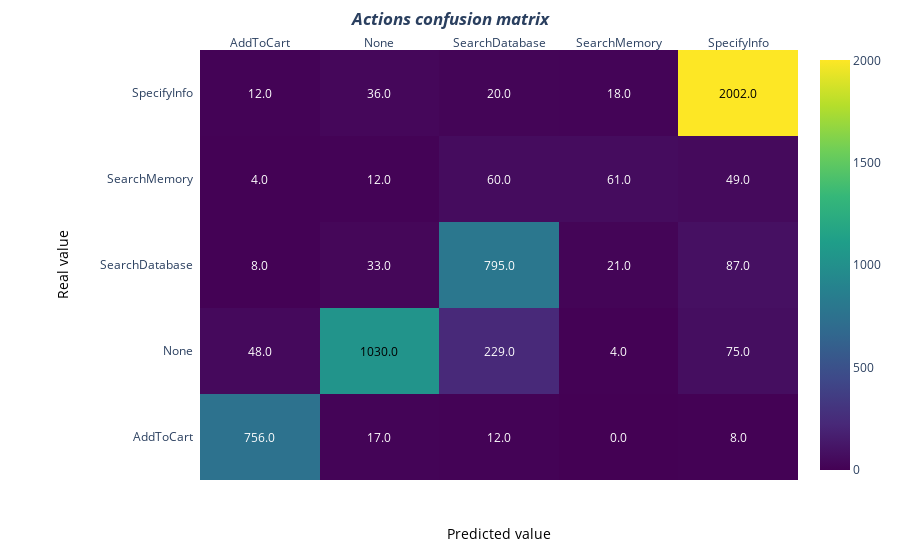

Notebook cell for this chart:
### Code cell
# Confusion matrix
znp = np.array(df_test_validation.confusion_matrix[0])
print("original:")
print(znp)
z = znp.transpose()
print("transpose:")
print(z)
x = ['AddToCart', 'None', 'SearchDatabase', 'SearchMemory', 'SpecifyInfo']
y = ['AddToCart', 'None', 'SearchDatabase', 'SearchMemory', 'SpecifyInfo']
     
# change each element of z to type string for annotations
z_text = [[str(y) for y in x] for x in z]
     
# set up figure 
fig = ff.create_annotated_heatmap(z, x=x, y=y, annotation_text=z_text, colorscale='Viridis')

# add title
fig.update_layout(title_text='<i><b>Actions confusion matrix</b></i>',title_x=0.5
                  #xaxis = dict(title='x'),
                  #yaxis = dict(title='x')
                 )

# add custom xaxis title
fig.add_annotation(dict(font=dict(color="black",size=14),
                        x=0.5,
                        y=-0.15,
                        showarrow=False,
                        text="Predicted value",
                        xref="paper",
                        yref="paper"))

# add custom yaxis title
fig.add_annotation(dict(font=dict(color="black",size=14),
                        x=-0.25,
                        y=0.5,
                        showarrow=False,
                        text="Real value",
                        textangle=-90,
                        xref="paper",
                        yref="paper"))

# adjust margins to make room for yaxis title
fig.update_layout(margin=dict(t=50, l=200))

# add colorbar
fig['data'][0]['showscale'] = True
fig.show()
# fig.write_image("plots/action_confusion_matrix.png")

### Figure 1 — Plotly figure (JSON) as saved in the notebook; plotly's stock layout.template omitted (floating-point values rounded to 4 significant figures)
{"data": [{"colorscale": [[0, "#440154"], [0.1111, "#482878"], [0.2222, "#3e4989"], [0.3333, "#31688e"], [0.4444, "#26828e"], [0.5556, "#1f9e89"], [0.6667, "#35b779"], [0.7778, "#6ece58"], [0.8889, "#b5de2b"], [1, "#fde725"]], "reversescale": false, "showscale": true, "type": "heatmap", "x": ["AddToCart", "None", "SearchDatabase", "SearchMemory", "SpecifyInfo"], "y": ["AddToCart", "None", "SearchDatabase", "SearchMemory", "SpecifyInfo"], "z": [[756, 17, 12, 0, 8], [48, 1030, 229, 4, 75], [8, 33, 795, 21, 87], [4, 12, 60, 61, 49], [12, 36, 20, 18, 2002]]}], "layout": {"annotations": [{"font": {"color": "#FFFFFF"}, "showarrow": false, "text": "756.0", "x": "AddToCart", "xref": "x", "y": "AddToCart", "yref": "y"}, {"font": {"color": "#FFFFFF"}, "showarrow": false, "text": "17.0", "x": "None", "xref": "x", "y": "AddToCart", "yref": "y"}, {"font": {"color": "#FFFFFF"}, "showarrow": false, "text": "12.0", "x": "SearchDatabase", "xref": "x", "y": "AddToCart", "yref": "y"}, {"font": {"color": "#FFFFFF"}, "showarrow": false, "text": "0.0", "x": "SearchMemory", "xref": "x", "y": "AddToCart", "yref": "y"}, {"font": {"color": "#FFFFFF"}, "showarrow": false, "text": "8.0", "x": "SpecifyInfo", "xref": "x", "y": "AddToCart", "yref": "y"}, {"font": {"color": "#FFFFFF"}, "showarrow": false, "text": "48.0", "x": "AddToCart", "xref": "x", "y": "None", "yref": "y"}, {"font": {"color": "#000000"}, "showarrow": false, "text": "1030.0", "x": "None", "xref": "x", "y": "None", "yref": "y"}, {"font": {"color": "#FFFFFF"}, "showarrow": false, "text": "229.0", "x": "SearchDatabase", "xref": "x", "y": "None", "yref": "y"}, {"font": {"color": "#FFFFFF"}, "showarrow": false, "text": "4.0", "x": "SearchMemory", "xref": "x", "y": "None", "yref": "y"}, {"font": {"color": "#FFFFFF"}, "showarrow": false, "text": "75.0", "x": "SpecifyInfo", "xref": "x", "y": "None", "yref": "y"}, {"font": {"color": "#FFFFFF"}, "showarrow": false, "text": "8.0", "x": "AddToCart", "xref": "x", "y": "SearchDatabase", "yref": "y"}, {"font": {"color": "#FFFFFF"}, "showarrow": false, "text": "33.0", "x": "None", "xref": "x", "y": "SearchDatabase", "yref": "y"}, {"font": {"color": "#FFFFFF"}, "showarrow": false, "text": "795.0", "x": "SearchDatabase", "xref": "x", "y": "SearchDatabase", "yref": "y"}, {"font": {"color": "#FFFFFF"}, "showarrow": false, "text": "21.0", "x": "SearchMemory", "xref": "x", "y": "SearchDatabase", "yref": "y"}, {"font": {"color": "#FFFFFF"}, "showarrow": false, "text": "87.0", "x": "SpecifyInfo", "xref": "x", "y": "SearchDatabase", "yref": "y"}, {"font": {"color": "#FFFFFF"}, "showarrow": false, "text": "4.0", "x": "AddToCart", "xref": "x", "y": "SearchMemory", "yref": "y"}, {"font": {"color": "#FFFFFF"}, "showarrow": false, "text": "12.0", "x": "None", "xref": "x", "y": "SearchMemory", "yref": "y"}, {"font": {"color": "#FFFFFF"}, "showarrow": false, "text": "60.0", "x": "SearchDatabase", "xref": "x", "y": "SearchMemory", "yref": "y"}, {"font": {"color": "#FFFFFF"}, "showarrow": false, "text": "61.0", "x": "SearchMemory", "xref": "x", "y": "SearchMemory", "yref": "y"}, {"font": {"color": "#FFFFFF"}, "showarrow": false, "text": "49.0", "x": "SpecifyInfo", "xref": "x", "y": "SearchMemory", "yref": "y"}, {"font": {"color": "#FFFFFF"}, "showarrow": false, "text": "12.0", "x": "AddToCart", "xref": "x", "y": "SpecifyInfo", "yref": "y"}, {"font": {"color": "#FFFFFF"}, "showarrow": false, "text": "36.0", "x": "None", "xref": "x", "y": "SpecifyInfo", "yref": "y"}, {"font": {"color": "#FFFFFF"}, "showarrow": false, "text": "20.0", "x": "SearchDatabase", "xref": "x", "y": "SpecifyInfo", "yref": "y"}, {"font": {"color": "#FFFFFF"}, "showarrow": false, "text": "18.0", "x": "SearchMemory", "xref": "x", "y": "SpecifyInfo", "yref": "y"}, {"font": {"color": "#000000"}, "showarrow": false, "text": "2002.0", "x": "SpecifyInfo", "xref": "x", "y": "SpecifyInfo", "yref": "y"}, {"font": {"color": "black", "size": 14}, "showarrow": false, "text": "Predicted value", "x": 0.5, "xref": "paper", "y": -0.15, "yref": "paper"}, {"font": {"color": "black", "size": 14}, "showarrow": false, "text": "Real value", "textangle": -90, "x": -0.25, "xref": "paper", "y": 0.5, "yref": "paper"}], "autosize": true, "margin": {"l": 200, "t": 50}, "title": {"text": "<i><b>Actions confusion matrix</b></i>", "x": 0.5}, "xaxis": {"autorange": true, "dtick": 1, "gridcolor": "rgb(0, 0, 0)", "range": [-0.5, 4.5], "side": "top", "ticks": "", "type": "category"}, "yaxis": {"autorange": true, "dtick": 1, "range": [-0.5, 4.5], "ticks": "", "ticksuffix": "  ", "type": "category"}}}
